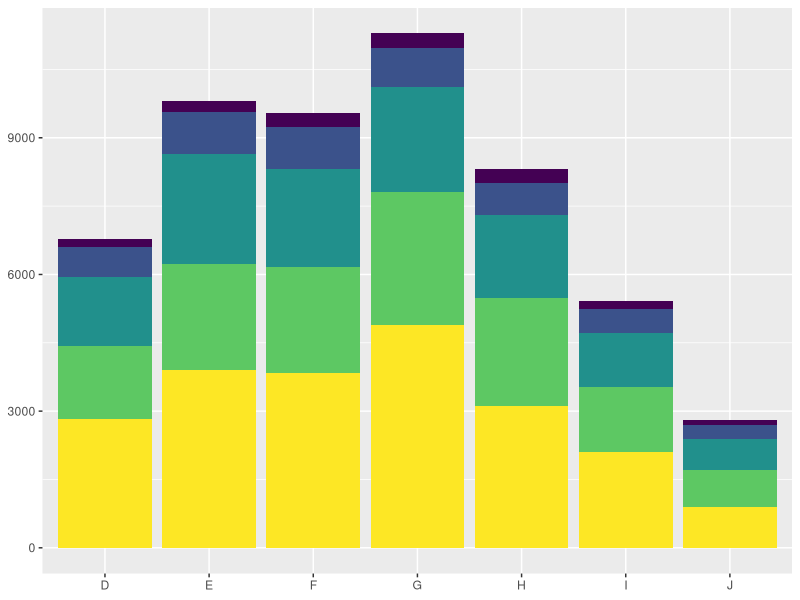
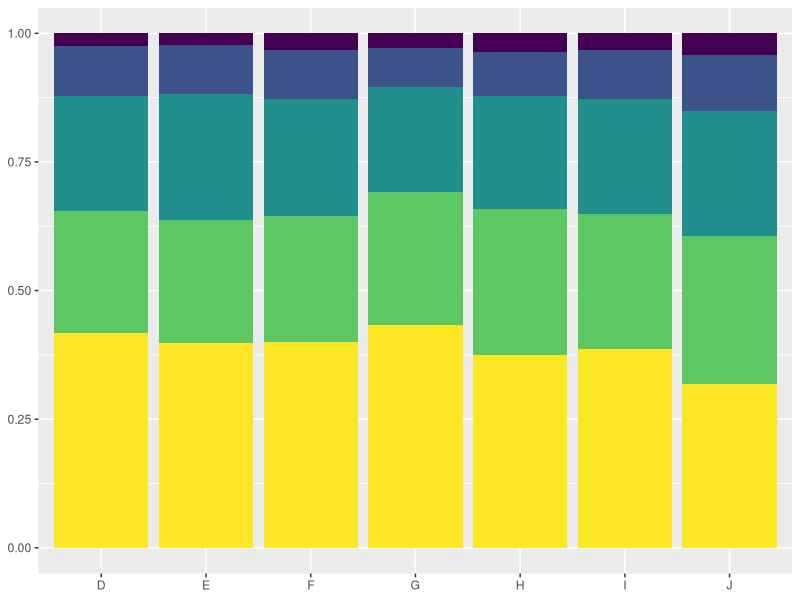
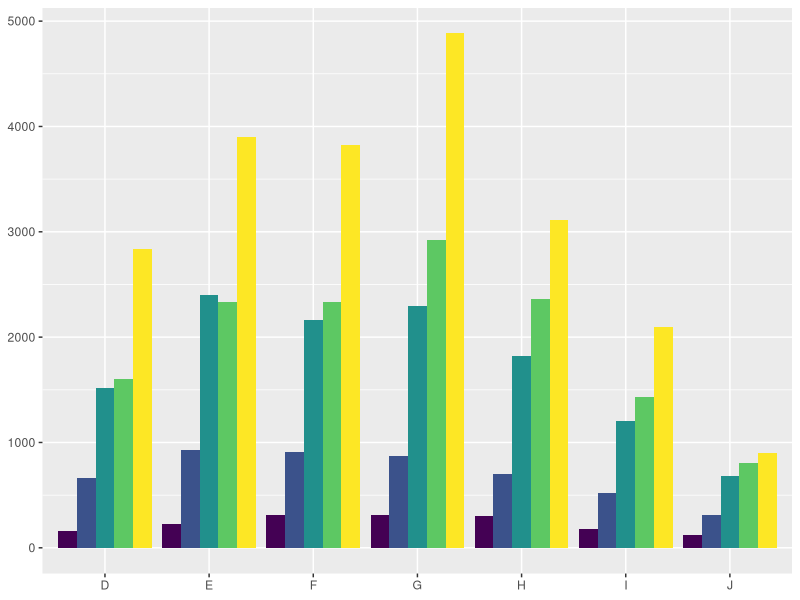
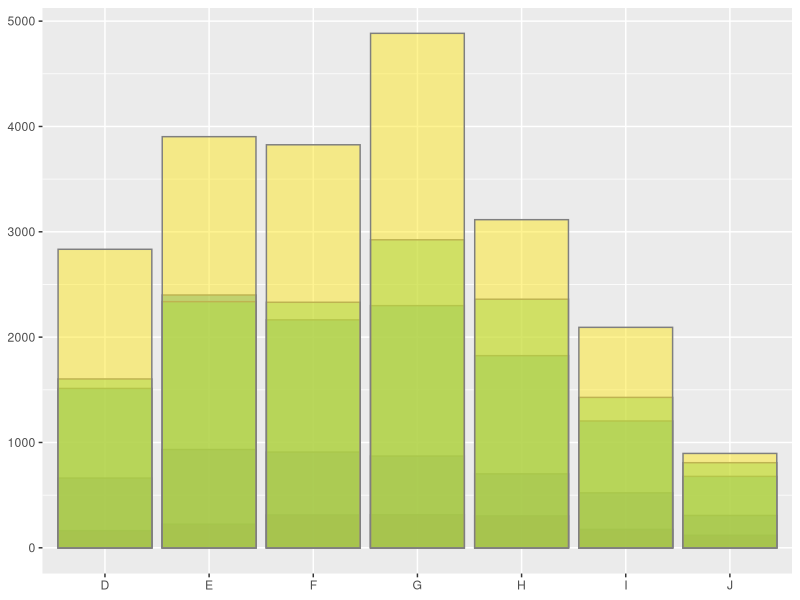
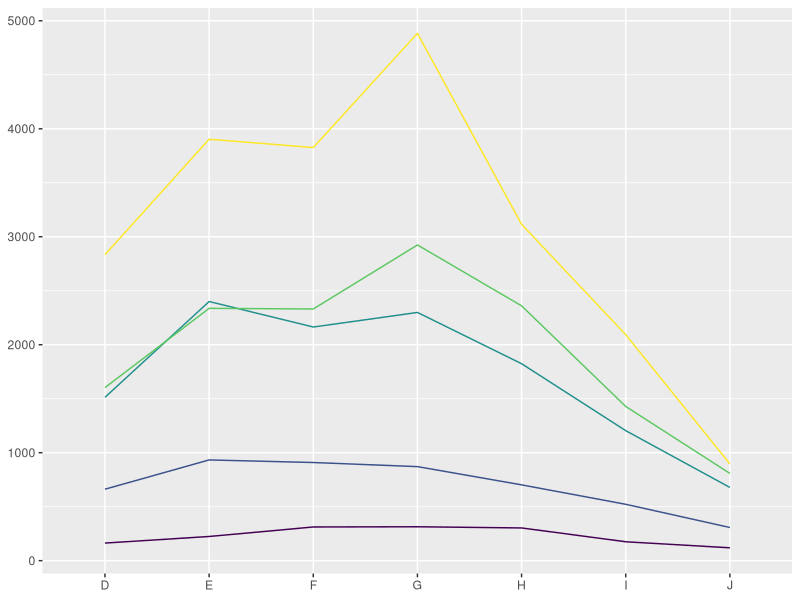
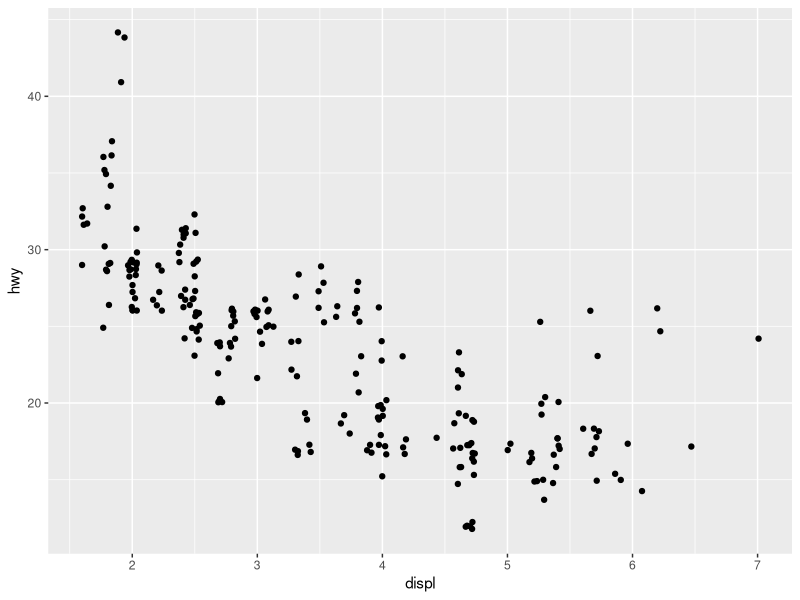
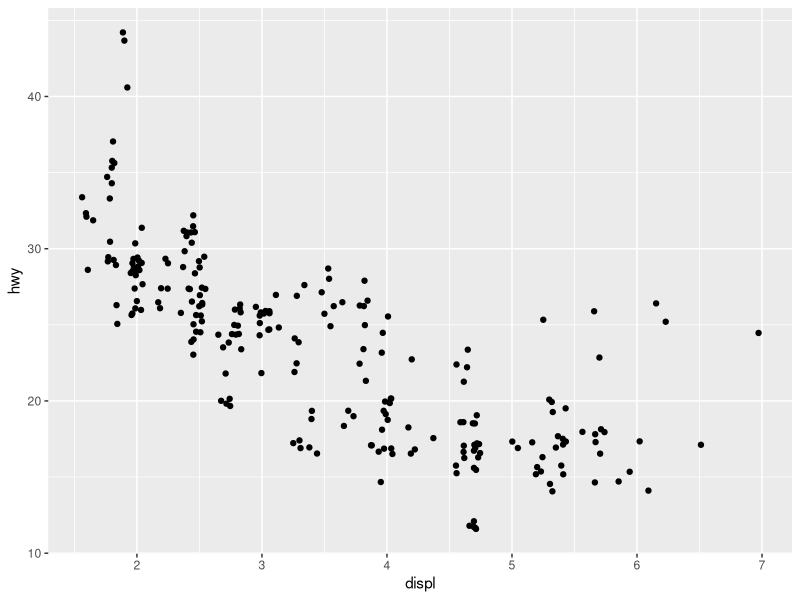
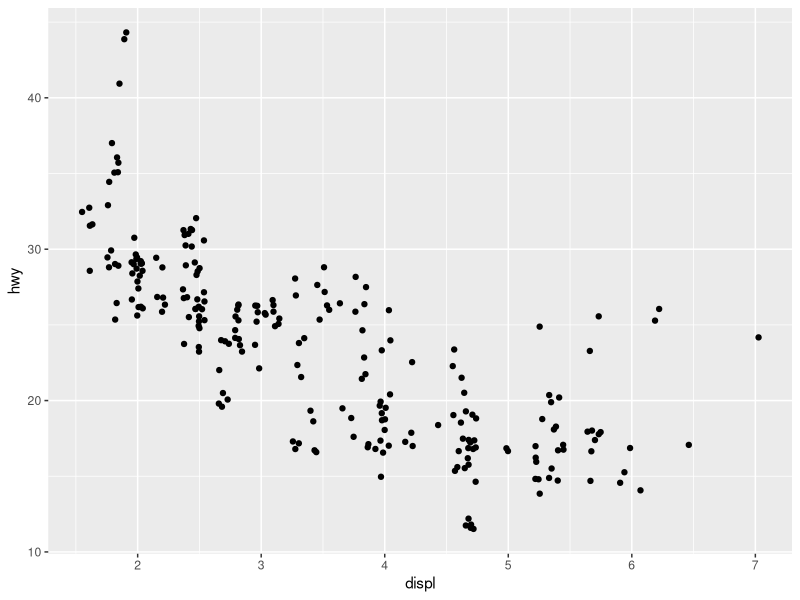

The R source for these figures, in order:

# -------------------------------------------------------------------------

library(ggplot2)

# -------------------------------------------------------------------------

          # Position Adjustments # 

# -------------------------------------------------------------------------

# • position_stack() : stack overlapping bars (or areas) on top of each other.
# • position_fill() : stack overlapping bars, scaling so the top is always at 1.
# • position_dodge() : place overlapping bars (or boxplots) side-by-side.

# -------------------------------------------------------------------------
dplot <- ggplot(diamonds, aes(color, fill = cut)) +
  xlab(NULL) + ylab(NULL) + theme(legend.position = "none")

# -------------------------------------------------------------------------

# position stack is the default for bars, so geom_bar()
# is equivalent to geom_bar(position = "stack").

# -------------------------------------------------------------------------

dplot + geom_bar()
dplot + geom_bar(position = "fill")
dplot + geom_bar(position = "dodge")

# -------------------------------------------------------------------------

dplot + geom_bar(position = "identity", alpha = 1/2, color="grey50")


# -------------------------------------------------------------------------

ggplot(diamonds, aes(color, colour = cut)) +
  geom_line(aes(group = cut), stat = "count") +
  xlab(NULL) + ylab(NULL) +
  theme(legend.position = "none")

# -------------------------------------------------------------------------
# 
# There are three position adjustments that are primarily useful for points:
#   • position nudge() : move points by a fixed offset.
# • position jitter() : add a little random noise to every position.
# • position jitterdodge() : dodge points within groups, then add a little ran-
#   dom noise.

# -------------------------------------------------------------------------

ggplot(mpg, aes(displ, hwy)) +
  geom_point(position = "jitter")

ggplot(mpg, aes(displ, hwy)) +
  geom_point(position = position_jitter(width = 0.05, height = 0.5))


# -------------------------------------------------------------------------

# geom_jitter provides a consistent shortcut 
ggplot(mpg, aes(displ, hwy)) +
  geom_jitter(width = 0.05, height = 0.5)
